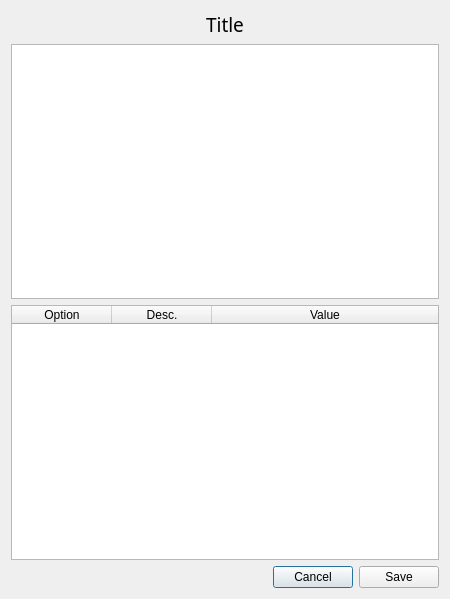
<?xml version="1.0" encoding="UTF-8"?>
<ui version="4.0">
 <class>Dialog</class>
 <widget class="QDialog" name="Dialog">
  <property name="geometry">
   <rect>
    <x>0</x>
    <y>0</y>
    <width>450</width>
    <height>599</height>
   </rect>
  </property>
  <property name="sizePolicy">
   <sizepolicy hsizetype="Expanding" vsizetype="Expanding">
    <horstretch>0</horstretch>
    <verstretch>0</verstretch>
   </sizepolicy>
  </property>
  <property name="windowTitle">
   <string>Dialog</string>
  </property>
  <property name="sizeGripEnabled">
   <bool>false</bool>
  </property>
  <layout class="QVBoxLayout" name="verticalLayout_2">
   <item>
    <widget class="QLabel" name="titleLabel">
     <property name="sizePolicy">
      <sizepolicy hsizetype="Expanding" vsizetype="Preferred">
       <horstretch>0</horstretch>
       <verstretch>0</verstretch>
      </sizepolicy>
     </property>
     <property name="font">
      <font>
       <family>Passero One</family>
       <pointsize>14</pointsize>
       <weight>50</weight>
       <bold>false</bold>
       <underline>false</underline>
      </font>
     </property>
     <property name="frameShape">
      <enum>QFrame::NoFrame</enum>
     </property>
     <property name="frameShadow">
      <enum>QFrame::Plain</enum>
     </property>
     <property name="text">
      <string>Title</string>
     </property>
     <property name="alignment">
      <set>Qt::AlignCenter</set>
     </property>
    </widget>
   </item>
   <item>
    <layout class="QVBoxLayout" name="verticalLayout">
     <item>
      <widget class="QTextBrowser" name="infoPanel">
       <property name="html">
        <string>&lt;!DOCTYPE HTML PUBLIC &quot;-//W3C//DTD HTML 4.0//EN&quot; &quot;http://www.w3.org/TR/REC-html40/strict.dtd&quot;&gt;
&lt;html&gt;&lt;head&gt;&lt;meta name=&quot;qrichtext&quot; content=&quot;1&quot; /&gt;&lt;style type=&quot;text/css&quot;&gt;
p, li { white-space: pre-wrap; }
&lt;/style&gt;&lt;/head&gt;&lt;body style=&quot; font-family:'Sans Serif'; font-size:10pt; font-weight:400; font-style:normal;&quot;&gt;
&lt;p align=&quot;justify&quot; style=&quot;-qt-paragraph-type:empty; margin-top:0px; margin-bottom:0px; margin-left:0px; margin-right:0px; -qt-block-indent:0; text-indent:0px;&quot;&gt;&lt;br /&gt;&lt;/p&gt;&lt;/body&gt;&lt;/html&gt;</string>
       </property>
      </widget>
     </item>
     <item>
      <widget class="QTableWidget" name="optionTable">
       <property name="sizePolicy">
        <sizepolicy hsizetype="Expanding" vsizetype="Expanding">
         <horstretch>0</horstretch>
         <verstretch>0</verstretch>
        </sizepolicy>
       </property>
       <property name="alternatingRowColors">
        <bool>true</bool>
       </property>
       <property name="showGrid">
        <bool>true</bool>
       </property>
       <property name="gridStyle">
        <enum>Qt::SolidLine</enum>
       </property>
       <property name="wordWrap">
        <bool>true</bool>
       </property>
       <property name="rowCount">
        <number>0</number>
       </property>
       <property name="columnCount">
        <number>3</number>
       </property>
       <attribute name="horizontalHeaderVisible">
        <bool>true</bool>
       </attribute>
       <attribute name="horizontalHeaderCascadingSectionResizes">
        <bool>true</bool>
       </attribute>
       <attribute name="horizontalHeaderDefaultSectionSize">
        <number>100</number>
       </attribute>
       <attribute name="horizontalHeaderMinimumSectionSize">
        <number>51</number>
       </attribute>
       <attribute name="horizontalHeaderShowSortIndicator" stdset="0">
        <bool>false</bool>
       </attribute>
       <attribute name="horizontalHeaderStretchLastSection">
        <bool>true</bool>
       </attribute>
       <attribute name="verticalHeaderVisible">
        <bool>true</bool>
       </attribute>
       <attribute name="verticalHeaderCascadingSectionResizes">
        <bool>false</bool>
       </attribute>
       <column>
        <property name="text">
         <string>Option</string>
        </property>
       </column>
       <column>
        <property name="text">
         <string>Desc.</string>
        </property>
       </column>
       <column>
        <property name="text">
         <string>Value</string>
        </property>
       </column>
      </widget>
     </item>
     <item>
      <layout class="QHBoxLayout" name="horizontalLayout">
       <item>
        <spacer name="horizontalSpacer">
         <property name="orientation">
          <enum>Qt::Horizontal</enum>
         </property>
         <property name="sizeHint" stdset="0">
          <size>
           <width>40</width>
           <height>20</height>
          </size>
         </property>
        </spacer>
       </item>
       <item>
        <widget class="QPushButton" name="cancelButton">
         <property name="text">
          <string>Cancel</string>
         </property>
         <property name="icon">
          <iconset>
           <normaloff>icons/cancel.svg</normaloff>icons/cancel.svg</iconset>
         </property>
        </widget>
       </item>
       <item>
        <widget class="QPushButton" name="saveButton">
         <property name="text">
          <string>Save</string>
         </property>
         <property name="icon">
          <iconset>
           <normaloff>icons/apply.svg</normaloff>icons/apply.svg</iconset>
         </property>
        </widget>
       </item>
      </layout>
     </item>
    </layout>
   </item>
  </layout>
 </widget>
 <resources/>
 <connections/>
</ui>
